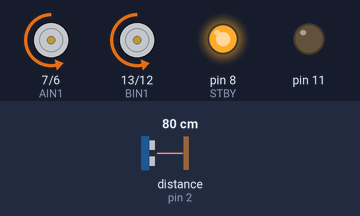
A sketch run on a simulated Arduino Uno, built with avr-gcc and run on an emulated ATmega328P. On the bench: motor-driver pin pairs drawn as motors (green arrow = first pin HIGH = forward, orange = second pin HIGH = backward, longer = more drive, scaled by the enable pin, stopped while the standby pin is LOW), output pins drawn as LEDs (lit = HIGH). Wiring (inferred from the names in the program): ultrasonic range finder: trigger pin 3; echo pin 2. The inputs (shaded band) are chosen by the test bench; at power-on: distance to the obstacle (sensor on pin 2) 80 cm. The echo pulse lasts 58.3 µs per cm; pins used as bus, display or sensor lines are not drawn.

Above: at 1.8 s.
1.9 s: distance to the obstacle (sensor on pin 2) set to 34 cm
3.4 s: distance to the obstacle (sensor on pin 2) set to 28 cm
At 4.6 s:
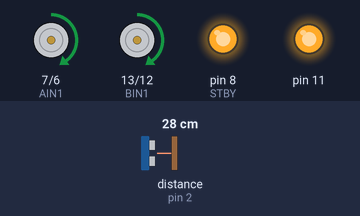
6.5 s: distance to the obstacle (sensor on pin 2) set to 35 cm
At 7.1 s:
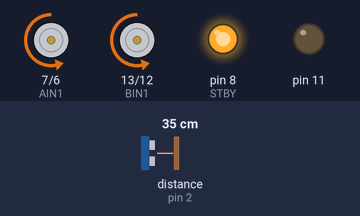
8.0 s: distance to the obstacle (sensor on pin 2) set to 2 cm
At 10.4 s:
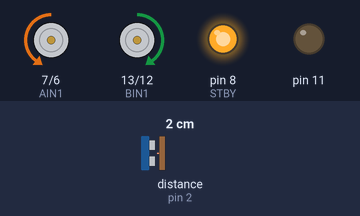
Timing chart, 0 to 12.1 s (numbered marks = the images above; inputs shaded):
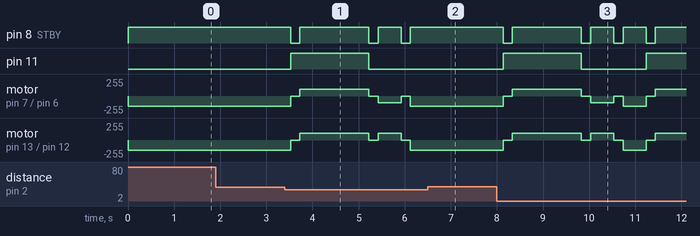

Measured:
- the behaviour switches between 31 and 30 cm on distance to the obstacle (sensor on pin 2) (found by bisection; images 0 and 1)
- after the input at 1.9 s, every drawn part: stays the same
- after the input at 3.4 s, pin 8 (STBY): goes LOW 0.20 s, HIGH 1.5 s, LOW 0.20 s, HIGH 0.50 s, LOW 0.20 s, then HIGH, starting after 0.13 s; pin 11: LOW → HIGH after 0.13 s, → LOW 1.7 s later
- after the input at 6.5 s, pin 8 (STBY): stays HIGH (without the input it goes to LOW after 0.13 s); pin 11: stays LOW (without the input it goes to HIGH after 0.13 s); motor on pin 7 (AIN1) / pin 6 (AIN2), motor on pin 13 (BIN1) / pin 12 (BIN2): stays backward 150/255 (without the input it goes to stopped after 0.13 s)
- after the input at 8.0 s, pin 8 (STBY): HIGH → LOW after 0.13 s, → HIGH 0.20 s later, → LOW 1.5 s later, → HIGH 0.20 s later, … (8 changes in this stretch); pin 11: LOW → HIGH after 0.13 s, → LOW 1.7 s later, → HIGH 1.4 s later

The sketch:

pp_robot_test.ino
```cpp
/****************************************************************************8
   亚博智能科技有限公司
   程序：TB6612FNG测试程序
   程序直接烧录到平衡车上就可使用测试电机
*/
int STBY = 8; //使能端

//Motor A
int PWMA = 9; //左电机PWM输出控制脚
int AIN1 = 7; //左电机正极
int AIN2 = 6; //左电机负极

//Motor B
int PWMB = 10; //右电机PWM输出控制脚
int BIN1 = 13; //右电机正极
int BIN2 = 12; //右电机负极

int trig = 3;
int echo = 2;


void setup() {
  pinMode(STBY, OUTPUT);

  pinMode(PWMA, OUTPUT);
  pinMode(AIN1, OUTPUT);
  pinMode(AIN2, OUTPUT);

  pinMode(PWMB, OUTPUT);
  pinMode(BIN1, OUTPUT);
  pinMode(BIN2, OUTPUT);
  pinMode(trig, OUTPUT);
  pinMode(echo, INPUT);

  pinMode(11, OUTPUT);


  runset(1, 150, 0); //左电机全速向前转
  runset(2, 150, 0); //右电机全速向前转
}


void runset(int motor, int speed, int direction) {

  digitalWrite(STBY, HIGH); //使能驱动模块脚

  boolean Pin1 = LOW;
  boolean Pin2 = HIGH;

  if (direction == 1) {
    Pin1 = HIGH;
    Pin2 = LOW;
  }

  if (motor == 1) {
    digitalWrite(AIN1, Pin1);
    digitalWrite(AIN2, Pin2);
    analogWrite(PWMA, speed);
  } else {
    digitalWrite(BIN1, Pin1);
    digitalWrite(BIN2, Pin2);
    analogWrite(PWMB, speed);
  }
}

float get_distance()
{
  // Clears the trigPin condition
  digitalWrite(trig, LOW);
  delayMicroseconds(2);
  // Sets the trigPin HIGH (ACTIVE) for 10 microseconds
  digitalWrite(trig, HIGH);
  delayMicroseconds(10);
  digitalWrite(trig, LOW);
  // Reads the echoPin, returns the sound wave travel time in microseconds
  int duration = pulseIn(echo, HIGH);
  // Calculating the distance
  float distance = duration * 0.034 / 2; // Speed of sound wave divided by 2 (go and back)
  // Displays the distance on the Serial Monitor
  return distance;
}

void loop() {
  delay(500);

  if(get_distance() <= 30){
    digitalWrite(11, HIGH);
    stop();
    delay(200);
    runset(1, 100, 1); //左电机全速向前转
    runset(2, 100, 1); //右电机全速向前转
    delay(1500);
    stop();
    digitalWrite(11, LOW);
    delay(200);
    runset(1, 100, 0); //左电机全速向前转
    runset(2, 100, 1); //右电机全速向前转
    delay(500);
    stop();
    delay(200);
    runset(1, 150, 0); //左电机全速向前转
    runset(2, 150, 0);
  }
}


void stop() {
  digitalWrite(STBY, LOW);
}
```
